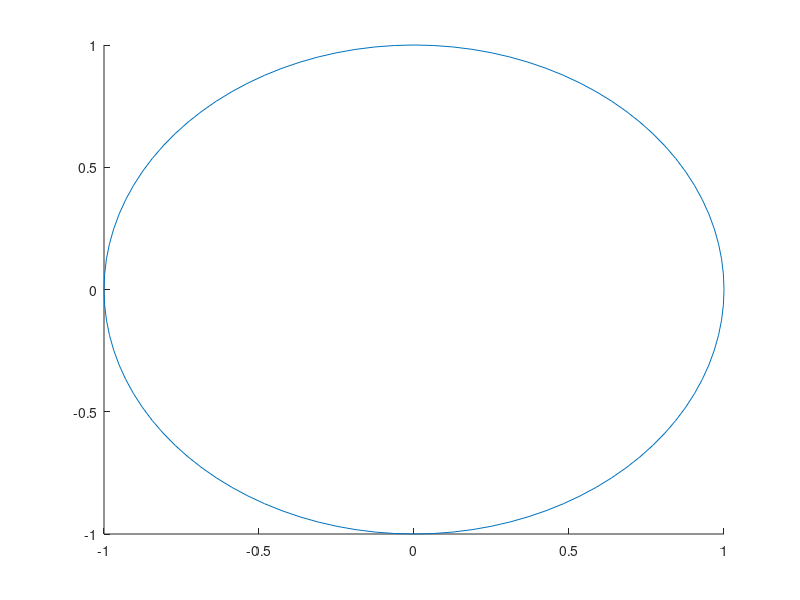

This figure's MATLAB source: (Note: this script raises an error after producing the figure.)
clear

% draw circle
r=1;
x=0;y=0;
hold on
th = 0:pi/50:2*pi;
xunit = r * cos(th) + x;
yunit = r * sin(th) + y;
h = plot(xunit, yunit);
hline(0)

n = 9; % number of points
for i=0:n
    pts(i+1)=pi/2*(2*i+1)/(10);
end
% draw points on circle
xpts = r * cos(pts) + x;
ypts = r * sin(pts) + y;
scatter(xpts,ypts)

% draw points on x axis
scatter(cos(pts),zeros(1,n+1))

% draw Chebyshev poly Tn+1(x)
T = @(x) cos((n+1)*acos(x));
x_ax = linspace(-1,1,1000);
plot(x_ax,T(x_ax))